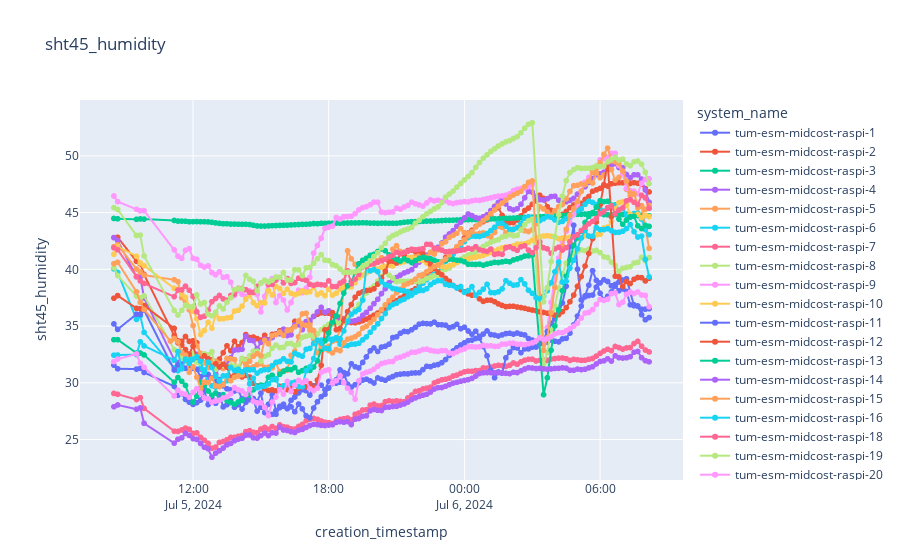

Notebook code for this chart:
### Code cell
plot_sensor_measurement(df,sensor_id,col_name="sht45_humidity",filter=filter)

### Figure 1 — Plotly figure (JSON) as saved in the notebook; plotly's stock layout.template omitted (floating-point values rounded to 4 significant figures; data arrays with more than 128 entries replaced by an {"elided": "..."} marker saying what was removed)
{"data": [{"hovertemplate": "system_name=tum-esm-midcost-raspi-1<br>creation_timestamp=%{x}<br>sht45_humidity=%{y}<extra></extra>", "legendgroup": "tum-esm-midcost-raspi-1", "line": {"color": "#636efa", "dash": "solid"}, "marker": {"symbol": "circle"}, "mode": "lines+markers", "name": "tum-esm-midcost-raspi-1", "showlegend": true, "type": "scattergl", "x": {"elided": "132 str values"}, "xaxis": "x", "y": {"elided": "132 float values"}, "yaxis": "y"}, {"hovertemplate": "system_name=tum-esm-midcost-raspi-2<br>creation_timestamp=%{x}<br>sht45_humidity=%{y}<extra></extra>", "legendgroup": "tum-esm-midcost-raspi-2", "line": {"color": "#EF553B", "dash": "solid"}, "marker": {"symbol": "circle"}, "mode": "lines+markers", "name": "tum-esm-midcost-raspi-2", "showlegend": true, "type": "scattergl", "x": {"elided": "132 str values"}, "xaxis": "x", "y": {"elided": "132 float values"}, "yaxis": "y"}, {"hovertemplate": "system_name=tum-esm-midcost-raspi-3<br>creation_timestamp=%{x}<br>sht45_humidity=%{y}<extra></extra>", "legendgroup": "tum-esm-midcost-raspi-3", "line": {"color": "#00cc96", "dash": "solid"}, "marker": {"symbol": "circle"}, "mode": "lines+markers", "name": "tum-esm-midcost-raspi-3", "showlegend": true, "type": "scattergl", "x": {"elided": "132 str values"}, "xaxis": "x", "y": {"elided": "132 float values"}, "yaxis": "y"}, {"hovertemplate": "system_name=tum-esm-midcost-raspi-4<br>creation_timestamp=%{x}<br>sht45_humidity=%{y}<extra></extra>", "legendgroup": "tum-esm-midcost-raspi-4", "line": {"color": "#ab63fa", "dash": "solid"}, "marker": {"symbol": "circle"}, "mode": "lines+markers", "name": "tum-esm-midcost-raspi-4", "showlegend": true, "type": "scattergl", "x": {"elided": "132 str values"}, "xaxis": "x", "y": {"elided": "132 float values"}, "yaxis": "y"}, {"hovertemplate": "system_name=tum-esm-midcost-raspi-5<br>creation_timestamp=%{x}<br>sht45_humidity=%{y}<extra></extra>", "legendgroup": "tum-esm-midcost-raspi-5", "line": {"color": "#FFA15A", "dash": "solid"}, "marker": {"symbol": "circle"}, "mode": "lines+markers", "name": "tum-esm-midcost-raspi-5", "showlegend": true, "type": "scattergl", "x": {"elided": "132 str values"}, "xaxis": "x", "y": {"elided": "132 float values"}, "yaxis": "y"}, {"hovertemplate": "system_name=tum-esm-midcost-raspi-6<br>creation_timestamp=%{x}<br>sht45_humidity=%{y}<extra></extra>", "legendgroup": "tum-esm-midcost-raspi-6", "line": {"color": "#19d3f3", "dash": "solid"}, "marker": {"symbol": "circle"}, "mode": "lines+markers", "name": "tum-esm-midcost-raspi-6", "showlegend": true, "type": "scattergl", "x": {"elided": "132 str values"}, "xaxis": "x", "y": {"elided": "132 float values"}, "yaxis": "y"}, {"hovertemplate": "system_name=tum-esm-midcost-raspi-7<br>creation_timestamp=%{x}<br>sht45_humidity=%{y}<extra></extra>", "legendgroup": "tum-esm-midcost-raspi-7", "line": {"color": "#FF6692", "dash": "solid"}, "marker": {"symbol": "circle"}, "mode": "lines+markers", "name": "tum-esm-midcost-raspi-7", "showlegend": true, "type": "scattergl", "x": {"elided": "132 str values"}, "xaxis": "x", "y": {"elided": "132 float values"}, "yaxis": "y"}, {"hovertemplate": "system_name=tum-esm-midcost-raspi-8<br>creation_timestamp=%{x}<br>sht45_humidity=%{y}<extra></extra>", "legendgroup": "tum-esm-midcost-raspi-8", "line": {"color": "#B6E880", "dash": "solid"}, "marker": {"symbol": "circle"}, "mode": "lines+markers", "name": "tum-esm-midcost-raspi-8", "showlegend": true, "type": "scattergl", "x": {"elided": "130 str values"}, "xaxis": "x", "y": {"elided": "130 float values"}, "yaxis": "y"}, {"hovertemplate": "system_name=tum-esm-midcost-raspi-9<br>creation_timestamp=%{x}<br>sht45_humidity=%{y}<extra></extra>", "legendgroup": "tum-esm-midcost-raspi-9", "line": {"color": "#FF97FF", "dash": "solid"}, "marker": {"symbol": "circle"}, "mode": "lines+markers", "name": "tum-esm-midcost-raspi-9", "showlegend": true, "type": "scattergl", "x": {"elided": "130 str values"}, "xaxis": "x", "y": {"elided": "130 float values"}, "yaxis": "y"}, {"hovertemplate": "system_name=tum-esm-midcost-raspi-10<br>creation_timestamp=%{x}<br>sht45_humidity=%{y}<extra></extra>", "legendgroup": "tum-esm-midcost-raspi-10", "line": {"color": "#FECB52", "dash": "solid"}, "marker": {"symbol": "circle"}, "mode": "lines+markers", "name": "tum-esm-midcost-raspi-10", "showlegend": true, "type": "scattergl", "x": {"elided": "132 str values"}, "xaxis": "x", "y": {"elided": "132 float values"}, "yaxis": "y"}, {"hovertemplate": "system_name=tum-esm-midcost-raspi-11<br>creation_timestamp=%{x}<br>sht45_humidity=%{y}<extra></extra>", "legendgroup": "tum-esm-midcost-raspi-11", "line": {"color": "#636efa", "dash": "solid"}, "marker": {"symbol": "circle"}, "mode": "lines+markers", "name": "tum-esm-midcost-raspi-11", "showlegend": true, "type": "scattergl", "x": {"elided": "132 str values"}, "xaxis": "x", "y": {"elided": "132 float values"}, "yaxis": "y"}, {"hovertemplate": "system_name=tum-esm-midcost-raspi-12<br>creation_timestamp=%{x}<br>sht45_humidity=%{y}<extra></extra>", "legendgroup": "tum-esm-midcost-raspi-12", "line": {"color": "#EF553B", "dash": "solid"}, "marker": {"symbol": "circle"}, "mode": "lines+markers", "name": "tum-esm-midcost-raspi-12", "showlegend": true, "type": "scattergl", "x": {"elided": "132 str values"}, "xaxis": "x", "y": {"elided": "132 float values"}, "yaxis": "y"}, {"hovertemplate": "system_name=tum-esm-midcost-raspi-13<br>creation_timestamp=%{x}<br>sht45_humidity=%{y}<extra></extra>", "legendgroup": "tum-esm-midcost-raspi-13", "line": {"color": "#00cc96", "dash": "solid"}, "marker": {"symbol": "circle"}, "mode": "lines+markers", "name": "tum-esm-midcost-raspi-13", "showlegend": true, "type": "scattergl", "x": {"elided": "130 str values"}, "xaxis": "x", "y": {"elided": "130 float values"}, "yaxis": "y"}, {"hovertemplate": "system_name=tum-esm-midcost-raspi-14<br>creation_timestamp=%{x}<br>sht45_humidity=%{y}<extra></extra>", "legendgroup": "tum-esm-midcost-raspi-14", "line": {"color": "#ab63fa", "dash": "solid"}, "marker": {"symbol": "circle"}, "mode": "lines+markers", "name": "tum-esm-midcost-raspi-14", "showlegend": true, "type": "scattergl", "x": {"elided": "132 str values"}, "xaxis": "x", "y": {"elided": "132 float values"}, "yaxis": "y"}, {"hovertemplate": "system_name=tum-esm-midcost-raspi-15<br>creation_timestamp=%{x}<br>sht45_humidity=%{y}<extra></extra>", "legendgroup": "tum-esm-midcost-raspi-15", "line": {"color": "#FFA15A", "dash": "solid"}, "marker": {"symbol": "circle"}, "mode": "lines+markers", "name": "tum-esm-midcost-raspi-15", "showlegend": true, "type": "scattergl", "x": {"elided": "131 str values"}, "xaxis": "x", "y": {"elided": "131 float values"}, "yaxis": "y"}, {"hovertemplate": "system_name=tum-esm-midcost-raspi-16<br>creation_timestamp=%{x}<br>sht45_humidity=%{y}<extra></extra>", "legendgroup": "tum-esm-midcost-raspi-16", "line": {"color": "#19d3f3", "dash": "solid"}, "marker": {"symbol": "circle"}, "mode": "lines+markers", "name": "tum-esm-midcost-raspi-16", "showlegend": true, "type": "scattergl", "x": {"elided": "132 str values"}, "xaxis": "x", "y": {"elided": "132 float values"}, "yaxis": "y"}, {"hovertemplate": "system_name=tum-esm-midcost-raspi-18<br>creation_timestamp=%{x}<br>sht45_humidity=%{y}<extra></extra>", "legendgroup": "tum-esm-midcost-raspi-18", "line": {"color": "#FF6692", "dash": "solid"}, "marker": {"symbol": "circle"}, "mode": "lines+markers", "name": "tum-esm-midcost-raspi-18", "showlegend": true, "type": "scattergl", "x": {"elided": "132 str values"}, "xaxis": "x", "y": {"elided": "132 float values"}, "yaxis": "y"}, {"hovertemplate": "system_name=tum-esm-midcost-raspi-19<br>creation_timestamp=%{x}<br>sht45_humidity=%{y}<extra></extra>", "legendgroup": "tum-esm-midcost-raspi-19", "line": {"color": "#B6E880", "dash": "solid"}, "marker": {"symbol": "circle"}, "mode": "lines+markers", "name": "tum-esm-midcost-raspi-19", "showlegend": true, "type": "scattergl", "x": {"elided": "130 str values"}, "xaxis": "x", "y": {"elided": "130 float values"}, "yaxis": "y"}, {"hovertemplate": "system_name=tum-esm-midcost-raspi-20<br>creation_timestamp=%{x}<br>sht45_humidity=%{y}<extra></extra>", "legendgroup": "tum-esm-midcost-raspi-20", "line": {"color": "#FF97FF", "dash": "solid"}, "marker": {"symbol": "circle"}, "mode": "lines+markers", "name": "tum-esm-midcost-raspi-20", "showlegend": true, "type": "scattergl", "x": {"elided": "132 str values"}, "xaxis": "x", "y": {"elided": "132 float values"}, "yaxis": "y"}], "layout": {"legend": {"title": {"text": "system_name"}, "tracegroupgap": 0}, "title": {"text": "sht45_humidity"}, "xaxis": {"anchor": "y", "domain": [0, 1], "title": {"text": "creation_timestamp"}}, "yaxis": {"anchor": "x", "domain": [0, 1], "title": {"text": "sht45_humidity"}}}}
